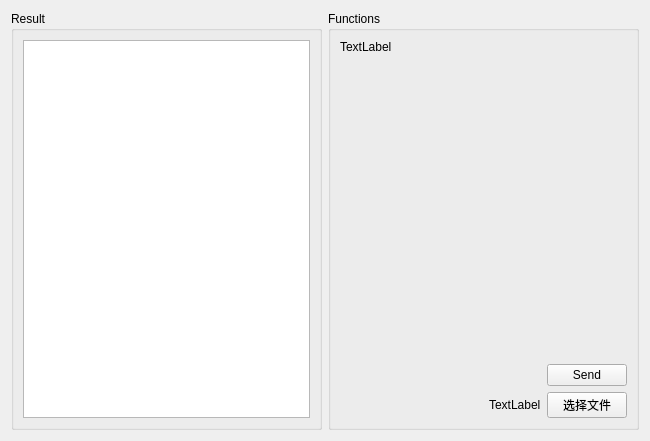
<?xml version="1.0" encoding="UTF-8"?>
<ui version="4.0">
 <class>TabAvatar_upload</class>
 <widget class="QWidget" name="TabAvatar_upload">
  <property name="geometry">
   <rect>
    <x>0</x>
    <y>0</y>
    <width>650</width>
    <height>441</height>
   </rect>
  </property>
  <property name="windowTitle">
   <string>Form</string>
  </property>
  <layout class="QHBoxLayout" name="horizontalLayout_3">
   <item>
    <widget class="QGroupBox" name="groupBox_2">
     <property name="title">
      <string>Result</string>
     </property>
     <layout class="QVBoxLayout" name="verticalLayout_3">
      <item>
       <widget class="QTextEdit" name="textEdit_ret">
        <property name="horizontalScrollBarPolicy">
         <enum>Qt::ScrollBarAsNeeded</enum>
        </property>
        <property name="lineWrapMode">
         <enum>QTextEdit::NoWrap</enum>
        </property>
       </widget>
      </item>
     </layout>
    </widget>
   </item>
   <item>
    <widget class="QGroupBox" name="groupBox">
     <property name="title">
      <string>Functions</string>
     </property>
     <layout class="QVBoxLayout" name="verticalLayout_2">
      <item>
       <widget class="QLabel" name="label">
        <property name="text">
         <string>TextLabel</string>
        </property>
       </widget>
      </item>
      <item>
       <spacer name="verticalSpacer">
        <property name="orientation">
         <enum>Qt::Vertical</enum>
        </property>
        <property name="sizeHint" stdset="0">
         <size>
          <width>20</width>
          <height>268</height>
         </size>
        </property>
       </spacer>
      </item>
      <item>
       <layout class="QHBoxLayout" name="horizontalLayout_2">
        <item>
         <spacer name="horizontalSpacer">
          <property name="orientation">
           <enum>Qt::Horizontal</enum>
          </property>
          <property name="sizeHint" stdset="0">
           <size>
            <width>40</width>
            <height>20</height>
           </size>
          </property>
         </spacer>
        </item>
        <item>
         <widget class="QPushButton" name="pushButton_send">
          <property name="text">
           <string>Send</string>
          </property>
         </widget>
        </item>
       </layout>
      </item>
      <item>
       <layout class="QHBoxLayout" name="horizontalLayout">
        <item>
         <spacer name="horizontalSpacer_2">
          <property name="orientation">
           <enum>Qt::Horizontal</enum>
          </property>
          <property name="sizeHint" stdset="0">
           <size>
            <width>40</width>
            <height>20</height>
           </size>
          </property>
         </spacer>
        </item>
        <item>
         <widget class="QLabel" name="label_path">
          <property name="text">
           <string>TextLabel</string>
          </property>
         </widget>
        </item>
        <item>
         <widget class="QPushButton" name="pushButton_select_file">
          <property name="text">
           <string>选择文件</string>
          </property>
         </widget>
        </item>
       </layout>
      </item>
     </layout>
    </widget>
   </item>
  </layout>
 </widget>
 <resources/>
 <connections/>
</ui>
